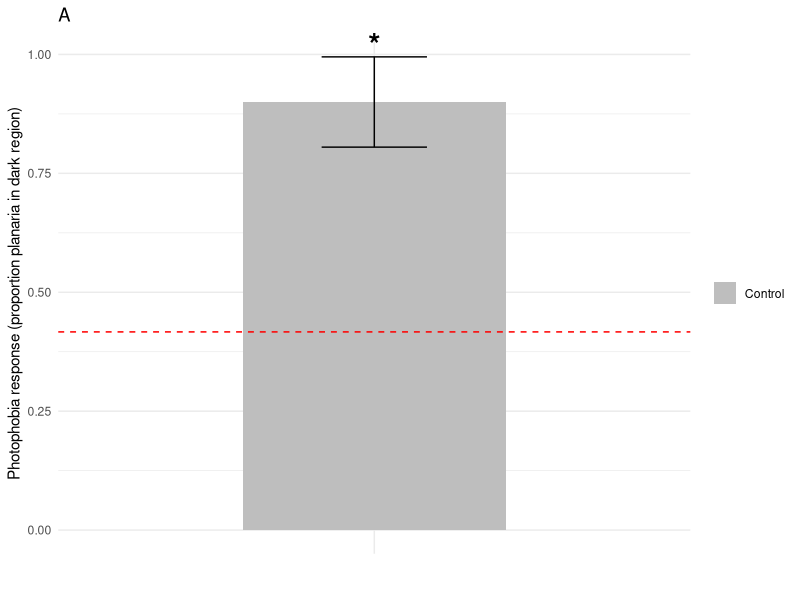
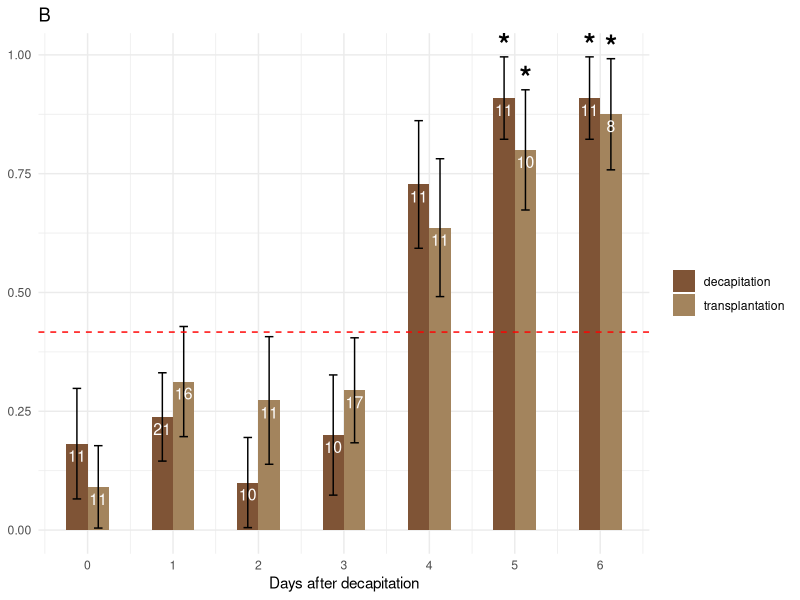
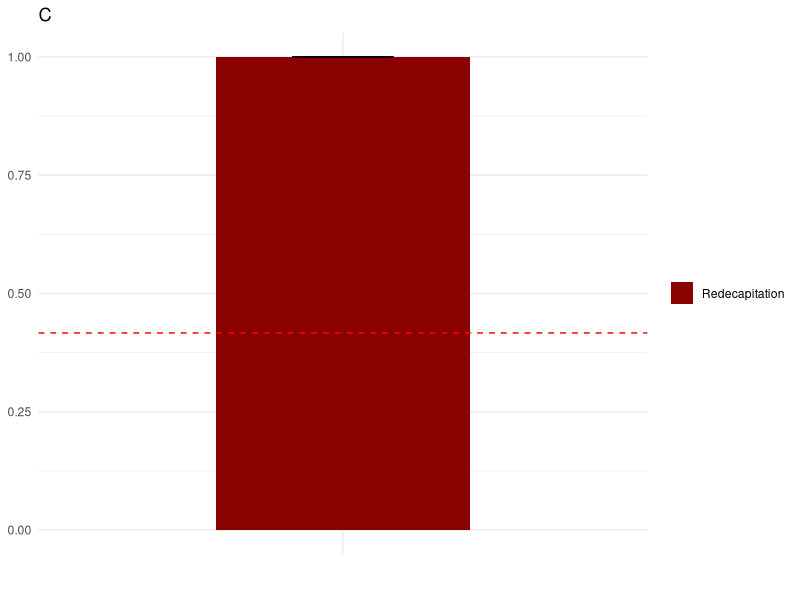
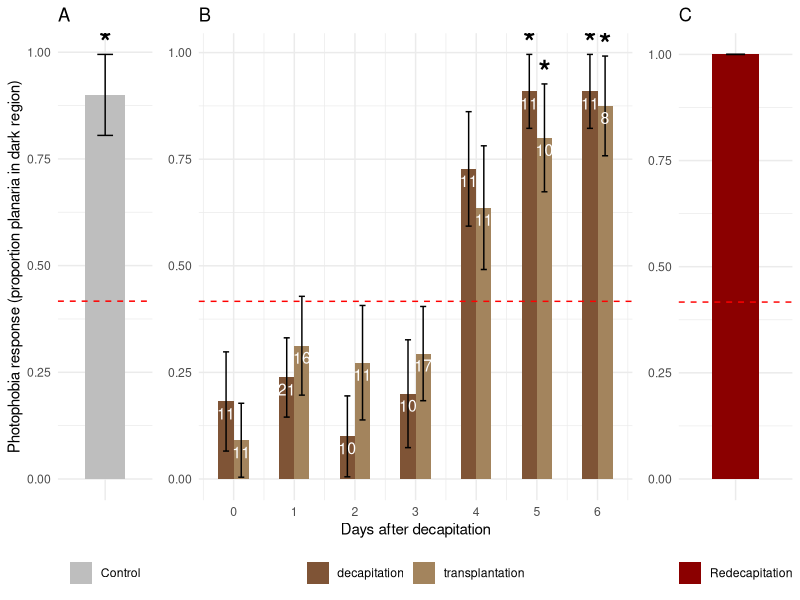

Source code (R) for these figures, in order:
##Loading in data and library
library("readxl")
library(dplyr)
library(tidyr)
library(ggplot2)
library(ggpubr)

setwd("C:/Users/jurre/OneDrive/Documents/school/jaar 3/thesis")
data <- read_excel("photophobia.xlsx",sheet = 2)
data_control <- read_excel("photophobia.xlsx",sheet = 1)
data_redecap <- read_excel("photophobia.xlsx",sheet = 3)
data_transplantation <- read_excel("photophobia.xlsx",sheet = 4)

##Summary statistics of transplantation
results_transplantation <- data_transplantation %>%
  summarise(
    `Total Survival Rate` = sum(survived) / sum(total_transplantations),
    `Survival Rate SD` = sqrt(`Total Survival Rate` * (1 - `Total Survival Rate`) / sum(total_transplantations)),
    `Total Transplant Rate` = sum(tissue_transplant) / sum(survived),
    `Transplant Rate SD` = sqrt(`Total Transplant Rate` * (1 - `Total Transplant Rate`) / sum(survived)),
    `Total Transplant (Same Orientation) Rate` = sum(transplant_same_orientation) / sum(survived),
    `Transplant (Same Orientation) Rate SD` = sqrt(`Total Transplant (Same Orientation) Rate` * (1 - `Total Transplant (Same Orientation) Rate`) / sum(survived))
  ) %>%
  t() %>%
  as.data.frame()
# Print the dataframe
print(results_transplantation)


##Calculate variables
dark_region <- 25 #length of dark region (mm)
total_slide <- 60 #length of total slide(mm)
proportion_dark_region <- dark_region/total_slide

treatment_colors <- c("#7f5436", "#a3845d") 

# Calculate the propotion of contol
proportion_control <- data_control %>%
  summarize(
    proportion = sum(position == "dark") / n(),
    SD = sqrt(proportion * (1 - proportion) / n()),
    p_value = prop.test(x = sum(position == "dark"), n = n(), p = proportion_dark_region, alternative = "two.sided")$p.value,
    n = n())

#plot 
F_control <- ggplot(proportion_control, aes(x = "", y = proportion, fill = "Control")) +
  geom_bar(stat = "identity", width = 0.5) +
  geom_errorbar(aes(ymin = proportion - SD, ymax = proportion + SD), width = 0.2, color = "black") +
  geom_hline(yintercept = proportion_dark_region, linetype = "dashed", color = "red") +
  geom_text(aes(x = 1, y =  proportion + SD,
                label = ifelse(p_value  < 0.05, "*", "")),
            size = 8, vjust = -0.05, color = "black", fontface = "bold") +
  labs(y = "Photophobia response (proportion planaria in dark region)", fill = "Treatment", x ="", title = "A") +
  scale_fill_manual(values = c("Control" = "grey")) +
  theme_minimal() +
  theme(legend.title = element_blank())

F_control

# Calculate statistics and perform one-sample proportion tests
proportion_treatment <- data %>%
  group_by(treatment, dt_decapitation) %>%
  summarize(
    proportion = sum(position == "dark") / n(),
    SD = sqrt(proportion * (1 - proportion) / n()),
    p_value = prop.test(x = sum(position == "dark"), n = n(), p = proportion_dark_region, alternative = "two.sided")$p.value,
    n = n())

## calculateion of the proportion in dark for the treatment groups
F_treatment <- ggplot(proportion_treatment, aes(x = dt_decapitation, y = proportion, fill = treatment)) +
  geom_bar(stat = "identity", position = "dodge", width = 0.5) +
  geom_errorbar(aes(ymin = proportion - SD, ymax = proportion + SD), position = position_dodge(0.5), width = 0.2, color = "black") +
  geom_hline(yintercept = proportion_dark_region, linetype = "dashed", color = "red") +
  labs(x = "Days after decapitation", fill = "Treatment", title = "B") +
  theme_minimal() +
  scale_fill_manual(values = treatment_colors) +  # Set custom fill colors
  geom_text(aes(label = ifelse(p_value < 0.05, "*", ""), y = proportion + SD), 
            position = position_dodge(0.5),  # Adjust position for proper alignment
            size = 8, vjust = -0.05, color = "black", fontface = "bold") +
  geom_text(aes(label = n), position = position_dodge(0.5),
            size = 4, vjust = 1.5, color = "white") +
  scale_x_continuous(breaks = seq(min(proportion_treatment$dt_decapitation), max(proportion_treatment$dt_decapitation), by = 1)) +
  theme(axis.title.y = element_blank(), legend.title = element_blank())

F_treatment

# Calculate statistics for the redecap group
proportion_redecap <- data_redecap %>%
  summarize(
    proportion = sum(position == "dark") / n(),
    SD = sqrt(proportion * (1 - proportion) / n()),
    p_value = prop.test(x = sum(position == "dark"), n = n(), p = proportion_dark_region, alternative = "two.sided")$p.value,
    n = n())

# Create plot
F_redecap <- ggplot(proportion_redecap, aes(x = "", y = proportion, fill = "Redecapitation")) +
  geom_bar(stat = "identity", width = 0.5) +
  geom_errorbar(aes(ymin = proportion - SD, ymax = proportion + SD), width = 0.2, color = "black") +
  geom_hline(yintercept = proportion_dark_region, linetype = "dashed", color = "red") +
  geom_text(aes(x = 1, y =  proportion + SD,
                label = ifelse(p_value  < 0.05, "*", "")),
            size = 8, vjust = -0.05, color = "black", fontface = "bold") +
  theme_minimal() +
  ylim(0, 1) +
  labs(fill = "Treatment", x ="", title="C") +
  scale_fill_manual(values = c("Redecapitation" = "darkred")) +
  theme(axis.title.y = element_blank(), legend.title = element_blank())

F_redecap

# Combine the plots and legends
figure <- ggarrange(F_control, F_treatment, F_redecap,
                    ncol = 3, legend = "bottom",
                    widths = c(1, 3, 1))
figure
